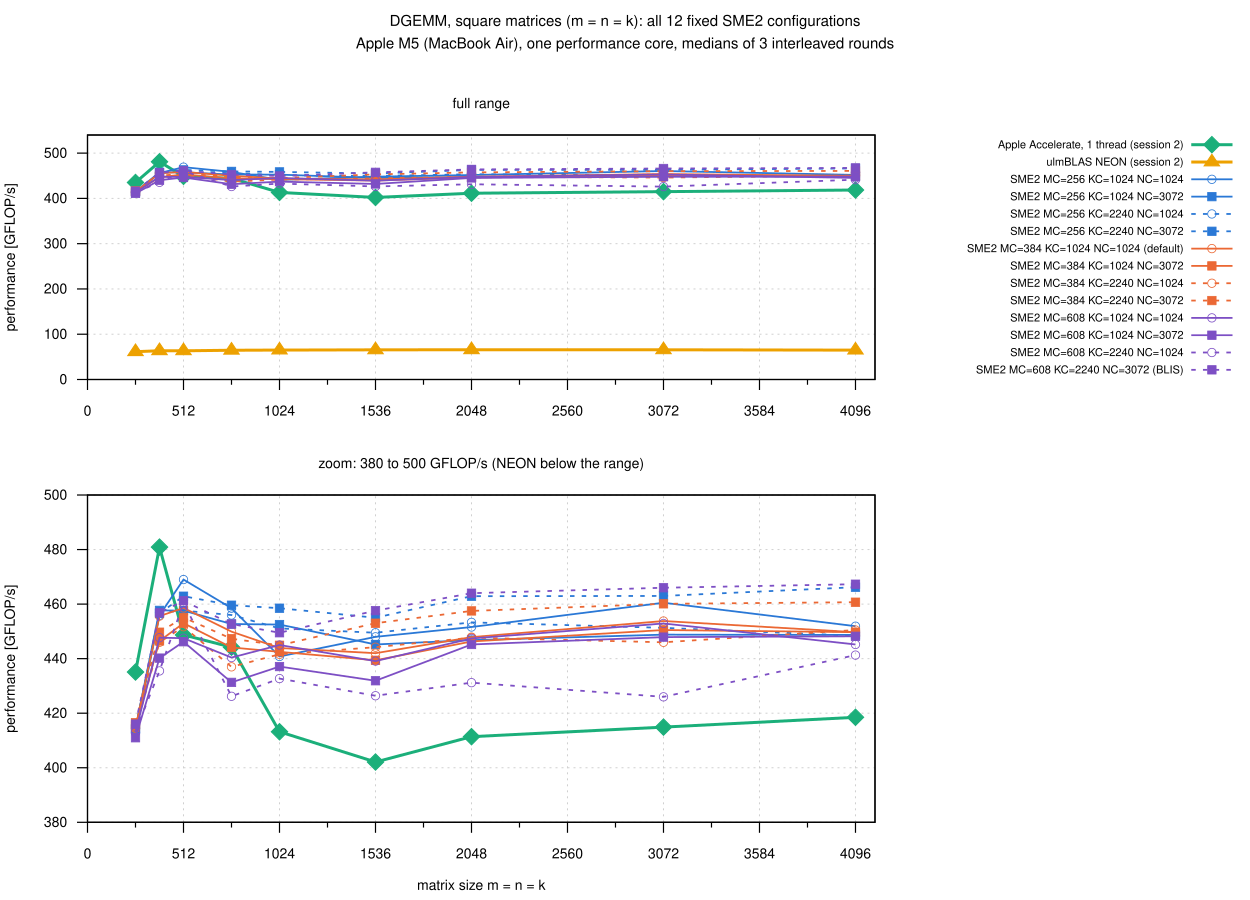

This figure's gnuplot source:
load "_style.gp"

set terminal svg size 1250,900 dynamic enhanced font "Helvetica,14" background rgb "white"
set output "square_all.svg"
set multiplot title "DGEMM, square matrices (m = n = k): all 12 fixed SME2 configurations\nApple M5 (MacBook Air), one performance core, medians of 3 interleaved rounds" font ",15"
set xrange [0:4200]
set xtics 0, 512, 4096
set mxtics 2
set key outside right center vertical font ",11" spacing 1.05 nobox
FILE = "square.csv"; XCOL = "n"; VARS = ALL
set lmargin at screen 0.07; set rmargin at screen 0.70
set origin 0, 0.52; set size 1, 0.40
set yrange [0:540]
XLABEL = ""; TITLE = "full range"
load "_family.gp"
set key off
set origin 0, 0.0; set size 1, 0.52
set yrange [380:500]
XLABEL = "matrix size m = n = k"; TITLE = "zoom: 380 to 500 GFLOP/s (NEON below the range)"
load "_family.gp"
unset multiplot
